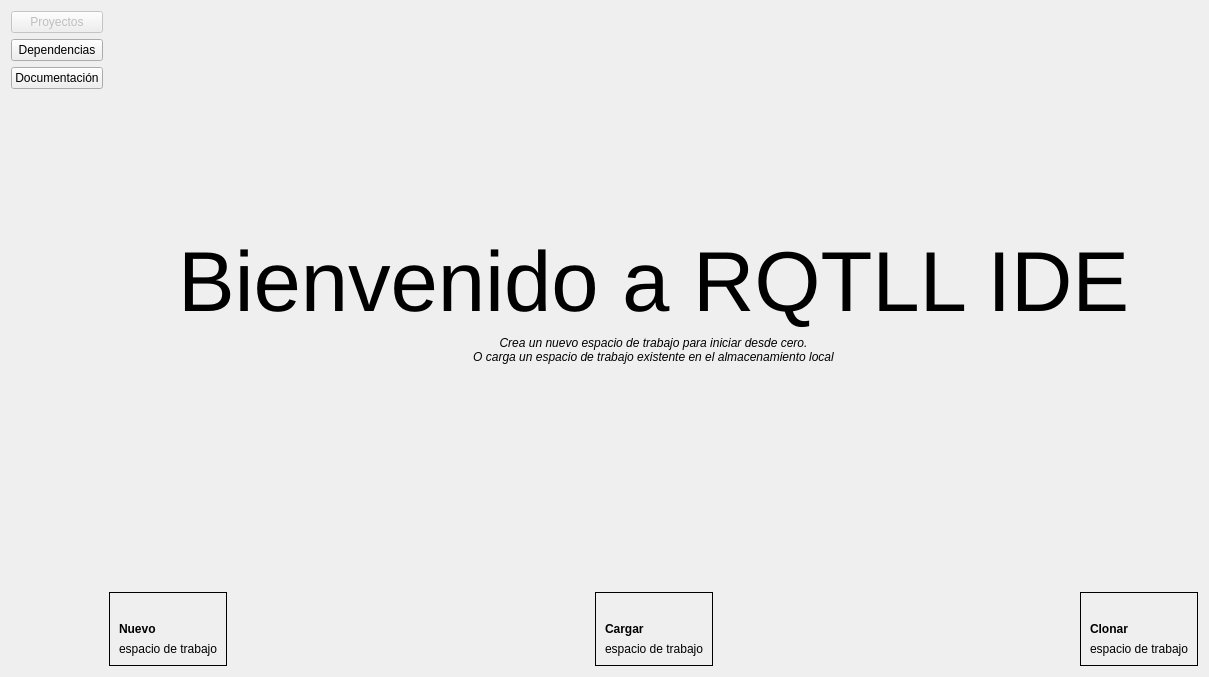
<?xml version="1.0" encoding="UTF-8"?>
<ui version="4.0">
 <class>Widget</class>
 <widget class="QWidget" name="Widget">
  <property name="geometry">
   <rect>
    <x>0</x>
    <y>0</y>
    <width>1209</width>
    <height>677</height>
   </rect>
  </property>
  <property name="sizePolicy">
   <sizepolicy hsizetype="Expanding" vsizetype="Preferred">
    <horstretch>0</horstretch>
    <verstretch>0</verstretch>
   </sizepolicy>
  </property>
  <property name="minimumSize">
   <size>
    <width>670</width>
    <height>550</height>
   </size>
  </property>
  <property name="windowTitle">
   <string>RQTLL IDE</string>
  </property>
  <property name="windowIcon">
   <iconset>
    <normaloff>icons/logo.svg</normaloff>icons/logo.svg</iconset>
  </property>
  <layout class="QHBoxLayout" name="horizontalLayout">
   <item>
    <layout class="QVBoxLayout" name="verticalLayout">
     <item>
      <widget class="QPushButton" name="NAVHome">
       <property name="enabled">
        <bool>false</bool>
       </property>
       <property name="text">
        <string>Proyectos</string>
       </property>
      </widget>
     </item>
     <item>
      <widget class="QPushButton" name="NAVInstall">
       <property name="cursor">
        <cursorShape>PointingHandCursor</cursorShape>
       </property>
       <property name="text">
        <string>Dependencias</string>
       </property>
      </widget>
     </item>
     <item>
      <widget class="QPushButton" name="NAVDocs">
       <property name="cursor">
        <cursorShape>PointingHandCursor</cursorShape>
       </property>
       <property name="text">
        <string>Documentación</string>
       </property>
      </widget>
     </item>
     <item>
      <spacer name="verticalSpacer">
       <property name="orientation">
        <enum>Qt::Orientation::Vertical</enum>
       </property>
       <property name="sizeHint" stdset="0">
        <size>
         <width>20</width>
         <height>40</height>
        </size>
       </property>
      </spacer>
     </item>
    </layout>
   </item>
   <item>
    <layout class="QVBoxLayout" name="verticalLayout_2">
     <item>
      <spacer name="verticalSpacer_2">
       <property name="orientation">
        <enum>Qt::Orientation::Vertical</enum>
       </property>
       <property name="sizeHint" stdset="0">
        <size>
         <width>20</width>
         <height>40</height>
        </size>
       </property>
      </spacer>
     </item>
     <item>
      <widget class="QLabel" name="LABELTitleWelcome">
       <property name="sizePolicy">
        <sizepolicy hsizetype="Preferred" vsizetype="Minimum">
         <horstretch>0</horstretch>
         <verstretch>0</verstretch>
        </sizepolicy>
       </property>
       <property name="font">
        <font>
         <pointsize>64</pointsize>
        </font>
       </property>
       <property name="text">
        <string>Bienvenido a RQTLL IDE</string>
       </property>
       <property name="alignment">
        <set>Qt::AlignmentFlag::AlignCenter</set>
       </property>
       <property name="wordWrap">
        <bool>true</bool>
       </property>
      </widget>
     </item>
     <item>
      <widget class="QLabel" name="LABELInfoWelcome">
       <property name="sizePolicy">
        <sizepolicy hsizetype="Preferred" vsizetype="Minimum">
         <horstretch>0</horstretch>
         <verstretch>0</verstretch>
        </sizepolicy>
       </property>
       <property name="font">
        <font>
         <italic>true</italic>
        </font>
       </property>
       <property name="text">
        <string>Crea un nuevo espacio de trabajo para iniciar desde cero.
O carga un espacio de trabajo existente en el almacenamiento local</string>
       </property>
       <property name="alignment">
        <set>Qt::AlignmentFlag::AlignCenter</set>
       </property>
       <property name="wordWrap">
        <bool>true</bool>
       </property>
      </widget>
     </item>
     <item>
      <spacer name="verticalSpacer_3">
       <property name="orientation">
        <enum>Qt::Orientation::Vertical</enum>
       </property>
       <property name="sizeHint" stdset="0">
        <size>
         <width>20</width>
         <height>40</height>
        </size>
       </property>
      </spacer>
     </item>
     <item>
      <layout class="QHBoxLayout" name="horizontalLayout_2">
       <item>
        <widget class="QFrame" name="FRAMENew">
         <property name="cursor">
          <cursorShape>PointingHandCursor</cursorShape>
         </property>
         <property name="autoFillBackground">
          <bool>true</bool>
         </property>
         <property name="frameShape">
          <enum>QFrame::Shape::Box</enum>
         </property>
         <property name="frameShadow">
          <enum>QFrame::Shadow::Plain</enum>
         </property>
         <property name="lineWidth">
          <number>1</number>
         </property>
         <layout class="QVBoxLayout" name="verticalLayout_3">
          <item>
           <widget class="QLabel" name="ICONNew">
            <property name="sizePolicy">
             <sizepolicy hsizetype="Preferred" vsizetype="Preferred">
              <horstretch>32</horstretch>
              <verstretch>0</verstretch>
             </sizepolicy>
            </property>
            <property name="maximumSize">
             <size>
              <width>256</width>
              <height>256</height>
             </size>
            </property>
            <property name="text">
             <string/>
            </property>
            <property name="pixmap">
             <pixmap>icons/nes.svg</pixmap>
            </property>
            <property name="scaledContents">
             <bool>true</bool>
            </property>
            <property name="wordWrap">
             <bool>false</bool>
            </property>
           </widget>
          </item>
          <item>
           <widget class="QLabel" name="LABELTitleNew">
            <property name="sizePolicy">
             <sizepolicy hsizetype="Preferred" vsizetype="Minimum">
              <horstretch>0</horstretch>
              <verstretch>0</verstretch>
             </sizepolicy>
            </property>
            <property name="font">
             <font>
              <bold>true</bold>
             </font>
            </property>
            <property name="text">
             <string>Nuevo</string>
            </property>
           </widget>
          </item>
          <item>
           <widget class="QLabel" name="LABELInfoNew">
            <property name="sizePolicy">
             <sizepolicy hsizetype="Preferred" vsizetype="Minimum">
              <horstretch>0</horstretch>
              <verstretch>0</verstretch>
             </sizepolicy>
            </property>
            <property name="text">
             <string>espacio de trabajo</string>
            </property>
            <property name="wordWrap">
             <bool>true</bool>
            </property>
           </widget>
          </item>
         </layout>
        </widget>
       </item>
       <item>
        <spacer name="horizontalSpacer_3">
         <property name="orientation">
          <enum>Qt::Orientation::Horizontal</enum>
         </property>
         <property name="sizeHint" stdset="0">
          <size>
           <width>40</width>
           <height>20</height>
          </size>
         </property>
        </spacer>
       </item>
       <item>
        <widget class="QFrame" name="FRAMEOpen">
         <property name="cursor">
          <cursorShape>PointingHandCursor</cursorShape>
         </property>
         <property name="autoFillBackground">
          <bool>true</bool>
         </property>
         <property name="frameShape">
          <enum>QFrame::Shape::Box</enum>
         </property>
         <layout class="QVBoxLayout" name="verticalLayout_4">
          <item>
           <widget class="QLabel" name="ICONOpen">
            <property name="maximumSize">
             <size>
              <width>256</width>
              <height>256</height>
             </size>
            </property>
            <property name="text">
             <string/>
            </property>
            <property name="pixmap">
             <pixmap>icons/open.svg</pixmap>
            </property>
            <property name="scaledContents">
             <bool>true</bool>
            </property>
           </widget>
          </item>
          <item>
           <widget class="QLabel" name="LABELTitleOpen">
            <property name="sizePolicy">
             <sizepolicy hsizetype="Preferred" vsizetype="Minimum">
              <horstretch>0</horstretch>
              <verstretch>0</verstretch>
             </sizepolicy>
            </property>
            <property name="font">
             <font>
              <italic>false</italic>
              <bold>true</bold>
             </font>
            </property>
            <property name="text">
             <string>Cargar</string>
            </property>
           </widget>
          </item>
          <item>
           <widget class="QLabel" name="LABELInfoOpen">
            <property name="sizePolicy">
             <sizepolicy hsizetype="Preferred" vsizetype="Minimum">
              <horstretch>0</horstretch>
              <verstretch>0</verstretch>
             </sizepolicy>
            </property>
            <property name="text">
             <string>espacio de trabajo</string>
            </property>
            <property name="wordWrap">
             <bool>true</bool>
            </property>
           </widget>
          </item>
         </layout>
        </widget>
       </item>
       <item>
        <spacer name="horizontalSpacer_4">
         <property name="orientation">
          <enum>Qt::Orientation::Horizontal</enum>
         </property>
         <property name="sizeHint" stdset="0">
          <size>
           <width>40</width>
           <height>20</height>
          </size>
         </property>
        </spacer>
       </item>
       <item>
        <widget class="QFrame" name="FRAMEClone">
         <property name="cursor">
          <cursorShape>PointingHandCursor</cursorShape>
         </property>
         <property name="autoFillBackground">
          <bool>true</bool>
         </property>
         <property name="frameShape">
          <enum>QFrame::Shape::Box</enum>
         </property>
         <layout class="QVBoxLayout" name="verticalLayout_5">
          <item>
           <widget class="QLabel" name="ICONClone">
            <property name="maximumSize">
             <size>
              <width>256</width>
              <height>256</height>
             </size>
            </property>
            <property name="text">
             <string/>
            </property>
            <property name="pixmap">
             <pixmap>icons/clone.svg</pixmap>
            </property>
            <property name="scaledContents">
             <bool>true</bool>
            </property>
           </widget>
          </item>
          <item>
           <widget class="QLabel" name="LABELTitleClone">
            <property name="sizePolicy">
             <sizepolicy hsizetype="Preferred" vsizetype="Minimum">
              <horstretch>0</horstretch>
              <verstretch>0</verstretch>
             </sizepolicy>
            </property>
            <property name="font">
             <font>
              <bold>true</bold>
             </font>
            </property>
            <property name="text">
             <string>Clonar</string>
            </property>
           </widget>
          </item>
          <item>
           <widget class="QLabel" name="LABELInfoClone">
            <property name="sizePolicy">
             <sizepolicy hsizetype="Preferred" vsizetype="Minimum">
              <horstretch>0</horstretch>
              <verstretch>0</verstretch>
             </sizepolicy>
            </property>
            <property name="text">
             <string>espacio de trabajo</string>
            </property>
            <property name="wordWrap">
             <bool>true</bool>
            </property>
           </widget>
          </item>
         </layout>
        </widget>
       </item>
      </layout>
     </item>
    </layout>
   </item>
  </layout>
 </widget>
 <resources/>
 <connections/>
</ui>
